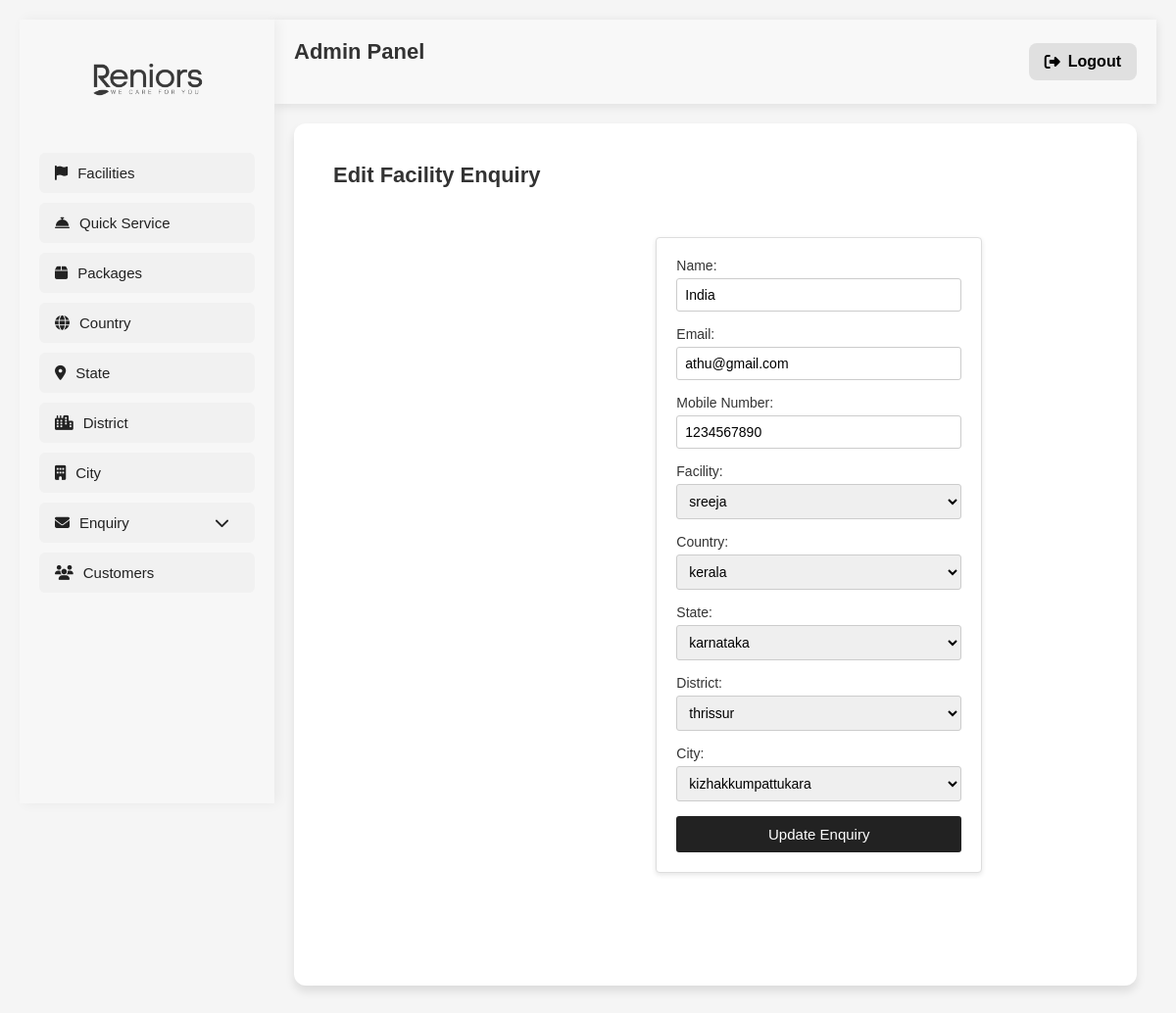
The app's page /facility-enquiry/edit/11/ (signed in) with its own data.
### reniorsapp/models.py (models this page shows, shortened)
class FacilityEnquiry(models.Model):
    name = models.CharField(max_length=255)
    email = models.EmailField()
    mobile_number = models.CharField(max_length=15)
    facility = models.ForeignKey("Facility", on_delete=models.CASCADE)
    country = models.ForeignKey(Country, on_delete=models.CASCADE, null=True, blank=True)
    state = models.ForeignKey(State, on_delete=models.CASCADE, null=True, blank=True)
    district = models.ForeignKey(District, on_delete=models.CASCADE, null=True, blank=True)
    city = models.ForeignKey(City, on_delete=models.CASCADE, null=True, blank=True)

class Facility(models.Model):
    name = models.CharField(max_length=255)
    country = models.ForeignKey(Country, on_delete=models.CASCADE, null=True, blank=True)
    state = models.ForeignKey(State, on_delete=models.CASCADE, null=True, blank=True)
    district = models.ForeignKey(District, on_delete=models.CASCADE, null=True, blank=True)
    city = models.ForeignKey(City, on_delete=models.CASCADE, null=True, blank=True)
    description = models.TextField(null=True, blank=True)

class Country(models.Model):
    name = models.CharField(max_length=255, null=True, blank=True)

class State(models.Model):
    name = models.CharField(max_length=255, null=True, blank=True)

class District(models.Model):
    name = models.CharField(max_length=255, null=True, blank=True)

class City(models.Model):
    name = models.CharField(max_length=255, null=True, blank=True)

### reniorsapp/views.py (the view, shortened to what this page needs)
# urls.py: path("facility-enquiry/edit/<int:enquiry_id>/", views.facility_enquiry_edit, name="facility_enquiry_edit"),
@admin_required
def facility_enquiry_edit(request, enquiry_id):
    enquiry = get_object_or_404(FacilityEnquiry, id=enquiry_id)
    facilities = Facility.objects.all()
    countries = Country.objects.all()
    states = State.objects.all()
    districts = District.objects.all()
    cities = City.objects.all()
    return render(request, "facility_enquiry_form.html", {
        "enquiry": enquiry,
        "facilities": facilities,
        "countries": countries,
        "states": states,
        "districts": districts,
        "cities": cities
    })

### reniorsapp/views.py (called while the page is built)
def admin_required(view_func):
    @wraps(view_func)
    def _wrapped_view(request, *args, **kwargs):
        if not request.session.get('admin_logged_in', False):
            return redirect('admin_login')  # Redirect to login if not authenticated
        return view_func(request, *args, **kwargs)
    return _wrapped_view

### reniorsapp/templates/facility_enquiry_form.html (shortened to what this page needs)
{% extends "adminpannel.html" %}
{% load static %}
{% block content %}
<div class="container mt-4">
    <h2>{% if enquiry %}Edit{% else %}Add{% endif %} Facility Enquiry</h2>
    <form method="POST">
        <label for="name">Name:</label>
        <input type="text" id="name" name="name" value="{% if enquiry %}{{ enquiry.name }}{% endif %}" required>
        <label for="email">Email:</label>
        <input type="email" id="email" name="email" value="{% if enquiry %}{{ enquiry.email }}{% endif %}" required>
        <label for="mobile_number">Mobile Number:</label>
        <input type="text" id="mobile_number" name="mobile_number" value="{% if enquiry %}{{ enquiry.mobile_number }}{% endif %}" required>
        <label for="facility">Facility:</label>
        <select id="facility" name="facility" required>
            {% for facility in facilities %}
                <option value="{{ facility.id }}" {% if enquiry and enquiry.facility.id == facility.id %}selected{% endif %}>{{ facility.name }}</option>
            {% endfor %}
        </select>
        <label for="country">Country:</label>
        <select id="country" name="country">
            {% for country in countries %}
                <option value="{{ country.id }}" {% if enquiry and enquiry.country.id == country.id %}selected{% endif %}>{{ country.name }}</option>
            {% endfor %}
        </select>
        <label for="state">State:</label>
        <select id="state" name="state">
            {% for state in states %}
                <option value="{{ state.id }}" {% if enquiry and enquiry.state.id == state.id %}selected{% endif %}>{{ state.name }}</option>
            {% endfor %}
        </select>
        <label for="district">District:</label>
        <select id="district" name="district">
            {% for district in districts %}
                <option value="{{ district.id }}" {% if enquiry and enquiry.district.id == district.id %}selected{% endif %}>{{ district.name }}</option>
            {% endfor %}
        </select>
        <label for="city">City:</label>
        <select id="city" name="city">
            {% for city in cities %}
                <option value="{{ city.id }}" {% if enquiry and enquiry.city.id == city.id %}selected{% endif %}>{{ city.name }}</option>
            {% endfor %}
        </select>
        <button type="submit">{% if enquiry %}Update{% else %}Add{% endif %} Enquiry</button>
    </form>
</div>
{% endblock %}

### reniorsapp/templates/adminpannel.html (style rules this page uses)
* { margin: 0; padding: 0; box-sizing: border-box; font-family: 'Poppins', sans-serif; }
body { display: flex; min-height: 100vh; background-color: #ffffff; color: #000000; align-items: flex-start; }
.container { display: flex; width: 100%; min-height: 100vh; flex-wrap: nowrap; }

### reniorsapp/templates/facility_enquiry_form.html (style rules this page uses)
body { font-family: Arial, sans-serif; background-color: #f5f5f5; margin: 0; padding: 20px; }
h2 { font-size: 22px; font-weight: 600; margin-bottom: 20px; color: #333; }
form { max-width: 700px; margin: auto; padding: 20px; background: #fff; border-radius: 4px; box-shadow: 0 2px 5px rgba(0, 0, 0, 0.1); border: 1px solid #ddd; }
label { font-weight: 500; display: block; margin-bottom: 5px; font-size: 14px; color: #333; }
input, select { width: 100%; padding: 8px; margin-bottom: 15px; border: 1px solid #ccc; border-radius: 3px; font-size: 14px; box-sizing: border-box; }
button { background-color: #222; color: white; border: none; padding: 10px; width: 100%; border-radius: 3px; cursor: pointer; font-size: 15px; font-weight: 500; transition: 0.3s ease; }

### records on screen
FacilityEnquiry: name "India", email "athu@gmail.com", mobile_number "1234567890", facility "sreeja", country "kerala", state "karnataka", district "thrissur", city "kizhakkumpattukara"
